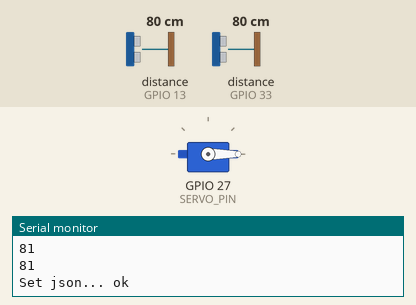
Bench run of a sketch on a simulated ESP32. Parts: servo, the last lines printed to the serial monitor. Inputs (shaded band) come from the test bench; at power-on: distance to the obstacle (sensors on GPIO 33, GPIO 13) 80 cm. The echo pulse lasts 58.3 µs per cm; WiFi joins after 1.5 s; servers stay silent unless stated.

Above: at 2.7 s.
2.8 s: distance to the obstacle (sensor on GPIO 33) set to 12 cm
4.7 s: distance to the obstacle (sensor on GPIO 33) set to 9 cm
At 6.6 s:
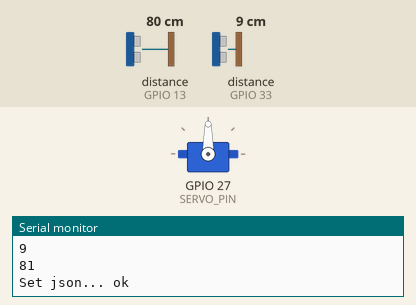
7.0 s: distance to the obstacle (sensor on GPIO 33) set to 18 cm
At 9.2 s:
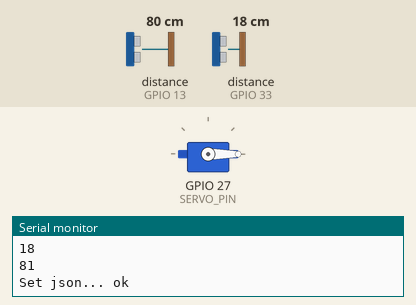
9.7 s: distance to the obstacle (sensor on GPIO 33) set to 2 cm
At 11.7 s:
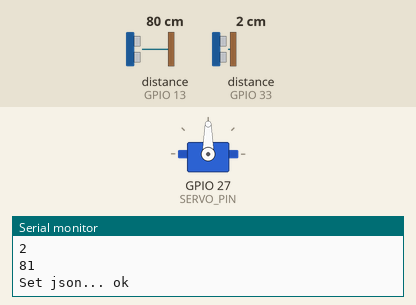
Timing chart, 0 to 13.2 s (numbered marks = the images above; inputs shaded):
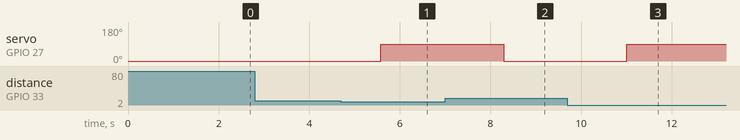

Measured:
- the behaviour switches between 11 and 10 cm on distance to the obstacle (sensor on GPIO 33) (found by bisection; images 0 and 1)
- after the input at 4.7 s, servo on GPIO 27 (SERVO_PIN): 0° → 90° after 0.88 s
- after the input at 7.0 s, servo on GPIO 27 (SERVO_PIN): 90° → 0° after 1.3 s
- after the input at 9.7 s, servo on GPIO 27 (SERVO_PIN): 0° → 90° after 1.3 s

The sketch:

Esp32-final.ino
```cpp
#include <Arduino.h>
#include <WiFi.h>
#include <FirebaseESP32.h>
#include <NewPing.h>
#include <ESP32Servo.h>

// Provide the token generation process info.
#include <addons/TokenHelper.h>

// Provide the RTDB payload printing info and other helper functions.
#include <addons/RTDBHelper.h>

/* 1. Define the WiFi credentials */
#define WIFI_SSID "ESP"
#define WIFI_PASSWORD "abcdefghijkl"

// For the following credentials, see examples/Authentications/SignInAsUser/EmailPassword/EmailPassword.ino

/* 2. Define the API Key */
#define API_KEY "AIzaSyBKda-TNcLHazffBsAHs_tjhuklyL8ahIg"

/* 3. Define the RTDB URL */
#define DATABASE_URL "https://smart-bin-88a0d-default-rtdb.asia-southeast1.firebasedatabase.app/" //<databaseName>.firebaseio.com or <databaseName>.<region>.firebasedatabase.app

/* 4. Define the user Email and password that alreadey registerd or added in your project */
#define USER_EMAIL "neeraj@gmail.com"
#define USER_PASSWORD "123456"


// for fill level ultrasonic
#define fill_TRIGGER_PIN 12
#define fill_ECHO_PIN 13
// #define MAX_DISTANCE 200


// for the distance & detection of hand ultrasonic
#define detect_TRIGGER_PIN 32
#define detect_ECHO_PIN 33

#define SERVO_PIN 27

NewPing fill_level_sonar(fill_TRIGGER_PIN, fill_ECHO_PIN);

NewPing detect_sonar(detect_TRIGGER_PIN, detect_ECHO_PIN);

Servo myservo;


// Define Firebase Data object
FirebaseData fbdo;

FirebaseAuth auth;
FirebaseConfig config;

unsigned long sendDataPrevMillis = 0;

unsigned long count = 0;

void setup()
{

  Serial.begin(115200);

  WiFi.begin(WIFI_SSID, WIFI_PASSWORD);
  Serial.print("Connecting to Wi-Fi");
  while (WiFi.status() != WL_CONNECTED)
  {
    Serial.print(".");
    delay(300);
  }
  Serial.println();
  Serial.print("Connected with IP: ");
  Serial.println(WiFi.localIP());
  Serial.println();

  Serial.printf("Firebase Client v%s\n\n", FIREBASE_CLIENT_VERSION);

  /* Assign the api key (required) */
  config.api_key = API_KEY;

  /* Assign the user sign in credentials */
  auth.user.email = USER_EMAIL;
  auth.user.password = USER_PASSWORD;

  /* Assign the RTDB URL (required) */
  config.database_url = DATABASE_URL;

  /* Assign the callback function for the long running token generation task */
  config.token_status_callback = tokenStatusCallback; // see addons/TokenHelper.h

  // Or use legacy authenticate method
  // config.database_url = DATABASE_URL;
  // config.signer.tokens.legacy_token = "<database secret>";

  // To connect without auth in Test Mode, see Authentications/TestMode/TestMode.ino

  //////////////////////////////////////////////////////////////////////////////////////////////
  // Please make sure the device free Heap is not lower than 80 k for ESP32 and 10 k for ESP8266,
  // otherwise the SSL connection will fail.
  //////////////////////////////////////////////////////////////////////////////////////////////

  Firebase.begin(&config, &auth);

  // Comment or pass false value when WiFi reconnection will control by your code or third party library
  Firebase.reconnectWiFi(true);

  Firebase.setDoubleDigits(5);

  /*
  Note:
  The function that starting the new TCP session i.e. first time server connection or previous session was closed, the function won't exit until the
  time of config.timeout.socketConnection.

  You can also set the TCP data sending retry with
  config.tcp_data_sending_retry = 1;

  */
  myservo.attach(SERVO_PIN);
  myservo.write(0); // Initialize the servo position to 0 degrees

}

void loop()
{

  //delay(50);
  unsigned int distance = detect_sonar.ping_cm();
  unsigned int fill_value = fill_level_sonar.ping_cm();

  Serial.println(distance);
  Serial.println(fill_value);

  myservo.attach(SERVO_PIN);

  if (distance <= 10) {
    myservo.write(90); // Rotate the servo to 90 degrees
    //delay(50);
  } else {
    myservo.write(0); // Rotate the servo to 0 degrees
    //delay(50);
  }
    delay(200);
  myservo.detach();
  // delay(1000);
  // // Firebase.ready() should be called repeatedly to handle authentication tasks.


    // For the usage of FirebaseJson, see examples/FirebaseJson/BasicUsage/Create_Edit_Parse.ino
    FirebaseJson json;

      json.set(F("detect_distance"), + distance);
      json.set(F("fill_value"), fill_value);
      Serial.printf("Set json... %s\n", Firebase.set(fbdo, F("smart-bin"), json) ? "ok" : fbdo.errorReason().c_str());

    Serial.println();
    delay(1000);

}
```
